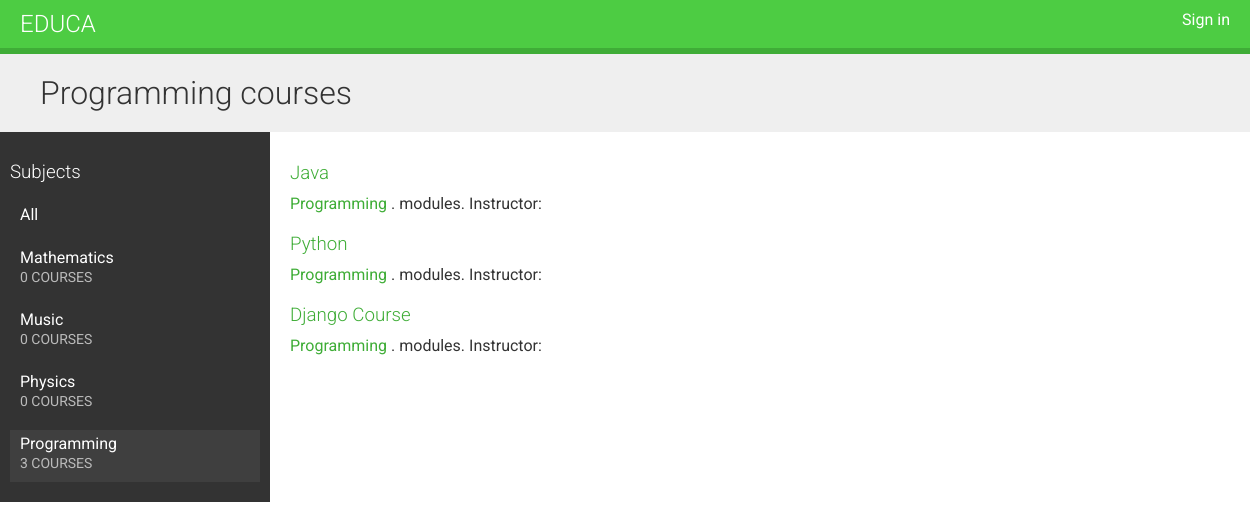
/course/subject/programming/, run on an earlier commit of the app's database.
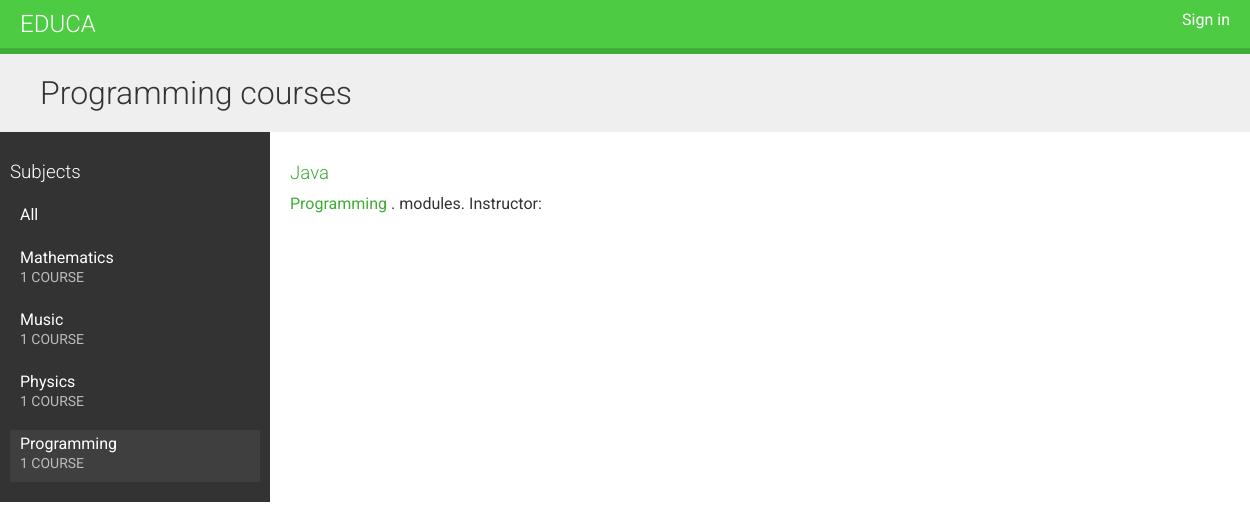
And on a later commit of the database.
### courses/models.py (models this page shows, shortened)
class Subject(models.Model):
    title = models.CharField(max_length=200)
    slug = models.SlugField(max_length=200, unique=True)
    class Meta:
        ordering = ['title']
    def __str__(self):
        return self.title

class Course(models.Model):
    owner = models.ForeignKey(
        User,
        related_name='courses_created',
        on_delete=models.CASCADE
    )
    subject = models.ForeignKey(
        Subject,
        related_name='courses',
        on_delete=models.CASCADE
    )
    students = models.ManyToManyField(User, blank=True, related_name='courses_joined')
    title = models.CharField(max_length=200)
    slug = models.SlugField(max_length=200, unique=True)
    overview = models.TextField()
    created = models.DateTimeField(auto_now_add=True)
    class Meta:
        ordering = ['-created']

### courses/views.py (the view)
# urls.py: path('subject/<slug:subject>/',views.CourseListViews.as_view(), name='course_list_subject'),
class CourseListViews(TemplateResponseMixin, View):
    model = Course
    template_name = 'courses/course/list.html'
    def get(self, request, subject=None):
        subjects = Subject.objects.annotate(
            total_courses=Count('courses')
        )
        courses = Course.objects.annotate(
            total_modules=Count('modules')
        )
        if subject:
            subject = get_object_or_404(Subject, slug=subject)
            courses = Course.objects.filter(
                subject=subject
            )
        return self.render_to_response(
            {
                'subjects': subjects,
                'courses': courses,
                'subject': subject,
            }
        )

### templates/courses/course/list.html (shortened to what this page needs)
{% extends "base.html" %}
{% block content %}
    <h1>
        {% if subject %}
            {{ subject.title }} courses
        {% else %}
            All courses
        {% endif %}
    </h1>
    <div class="contents">
        <h3>Subjects</h3>
        <ul id="modules">
            <li {% if not subject %}class="selected"{% endif %}>
                <a href="{% url 'course-list' %}">All</a>
            </li>
            {% for s in subjects %}
                <li {% if subject == s %}class="selected"{% endif %}>
                    <a href="{% url "course_list_subject" s.slug %}">
                        {{ s.title }}
                        <br>
                        <span>
                            {{ s.total_courses }} course{{ s.total_courses|pluralize }}
                        </span>
                    </a>
                </li>
            {% endfor %}
        </ul>
    </div>
    <div class="module">
        {% for course in courses %}
            {% with subject=course.subject %}
                <h3>
                    <a href="{% url "course_detail" course.slug %}">
                        {{ course.title }}
                    </a>
                </h3>
                <p>
                    <a href="{% url "course_list_subject" subject.slug %}">
                        {{ subject }}
                    </a>.
                    {{ course.total_modules }} modules.
                    Instructor: {{ course.owner.get_full_name }}
                </p>
            {% endwith %}
        {% endfor %}
    </div>
{% endblock %}

### templates/base.html (shortened to what this page needs)
{% load static %}
<!DOCTYPE html>
<html>
  <head>
    <link href="{% static 'css/base.css' %}" rel="stylesheet">
  </head>
  <body>
    <div id="header">
      <a href="/" class="logo">Educa</a>
      <ul class="menu">
        {% if request.user.is_authenticated %}
          <li>
            <form action="{% url "logout" %}" method="post">
              <button type="submit">Sign out</button>
              {% csrf_token %}
            </form>
          </li>
        {% else %}
          <li><a href="{% url 'login' %}">Sign in</a></li>
        {% endif %}
      </ul>
    </div>
    <div id="content">
      {% block content %}
      {% endblock %}
    </div>
  </body>
</html>

### static/css/base.css (style rules this page uses)
body { margin:0; font-family:'Roboto', sans-serif; font-weight:400; color:#333; }
a { color:#3fad37; text-decoration:none; }
ul { float:left; }
h1, h2, h3, h4, h5, h6 { font-family:'Roboto', sans-serif; font-weight:300; }
h1 { background:#efefef; width:100%; overflow:auto; padding:20px 0 20px 40px; margin:0; }
.module { padding:10px 20px; float:left; width:600px; }
.module h3 { margin:20px 0 0; padding:0; width:100%; }
.module p { margin:10px 0 20px; width:100%; float:left; }
#header { background:#4dcc43; overflow:auto; padding:10px 20px; border-bottom:6px solid #3fad37; }
#header .logo { text-decoration:none; font-family:'Roboto', sans-serif; font-weight:300; text-transform:uppercase; font-size:24px; color:#fff; float:left; }
#header a { color:#fff; }
#header .menu { list-style:none; float:right; margin:0; padding:0; }
.contents { width:20%; padding:10px; float:left; background:#333; color: #fff; font-family:'Roboto', sans-serif; }
.contents ul { list-style:none; margin:0; padding:0; width:100%; }
.contents ul li { margin:0 0 10px 0; padding:4px 10px 10px; overflow:auto; cursor:move; }
.contents ul li.selected { background:#3f3f3f; }
.contents ul span { text-transform:uppercase; color:#bbb; font-size:14px; }
.contents ul a { display:block; color:#fff; text-decoration:none; }

What changed in the data, as far as the page shows it:
removed Course: title "Python", subject "Programming"
removed Course: title "Django Course", subject "Programming"
computed for Subject "Programming": total_courses "3" → "1"
computed for Subject "Mathematics": total_courses "0" → "1"
computed for Subject "Music": total_courses "0" → "1"
computed for Subject "Physics": total_courses "0" → "1"
